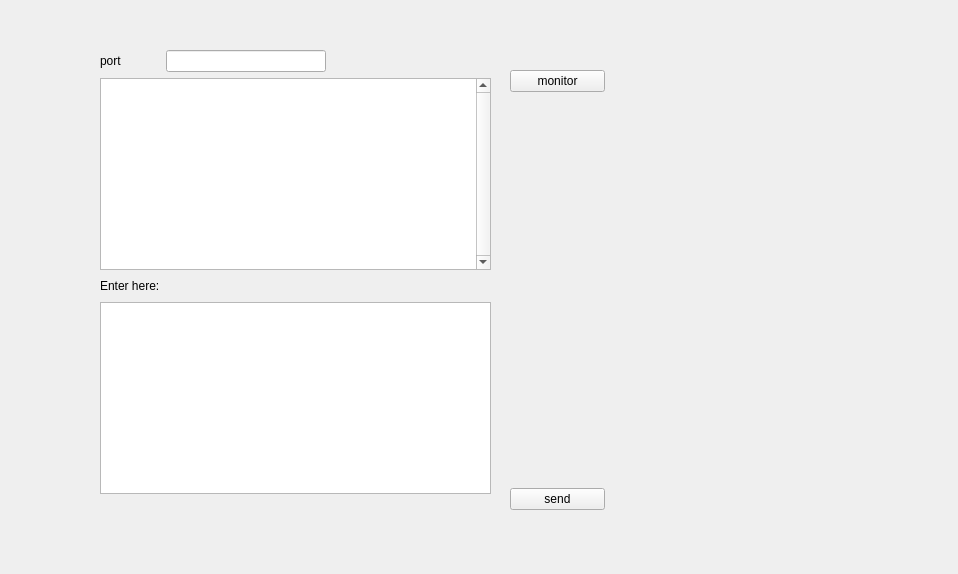
<?xml version="1.0" encoding="UTF-8"?>
<ui version="4.0">
 <class>chat_server</class>
 <widget class="QWidget" name="chat_server">
  <property name="geometry">
   <rect>
    <x>0</x>
    <y>0</y>
    <width>958</width>
    <height>574</height>
   </rect>
  </property>
  <property name="windowTitle">
   <string>Form</string>
  </property>
  <widget class="QWidget" name="layoutWidget">
   <property name="geometry">
    <rect>
     <x>100</x>
     <y>50</y>
     <width>391</width>
     <height>444</height>
    </rect>
   </property>
   <layout class="QGridLayout" name="gridLayout">
    <item row="2" column="1">
     <spacer name="verticalSpacer_2">
      <property name="orientation">
       <enum>Qt::Vertical</enum>
      </property>
      <property name="sizeHint" stdset="0">
       <size>
        <width>20</width>
        <height>18</height>
       </size>
      </property>
     </spacer>
    </item>
    <item row="3" column="0" colspan="3">
     <widget class="QTextEdit" name="textEdit"/>
    </item>
    <item row="1" column="0" colspan="3">
     <widget class="QTextBrowser" name="textBrowser">
      <property name="verticalScrollBarPolicy">
       <enum>Qt::ScrollBarAlwaysOn</enum>
      </property>
     </widget>
    </item>
    <item row="0" column="1">
     <widget class="QLineEdit" name="lineEdit_Port"/>
    </item>
    <item row="0" column="0">
     <widget class="QLabel" name="label_3">
      <property name="text">
       <string>port</string>
      </property>
     </widget>
    </item>
    <item row="2" column="2">
     <spacer name="horizontalSpacer_2">
      <property name="orientation">
       <enum>Qt::Horizontal</enum>
      </property>
      <property name="sizeHint" stdset="0">
       <size>
        <width>128</width>
        <height>20</height>
       </size>
      </property>
     </spacer>
    </item>
    <item row="2" column="0">
     <widget class="QLabel" name="label_2">
      <property name="text">
       <string>Enter here:</string>
      </property>
     </widget>
    </item>
   </layout>
  </widget>
  <widget class="QWidget" name="layoutWidget_2">
   <property name="geometry">
    <rect>
     <x>510</x>
     <y>70</y>
     <width>95</width>
     <height>440</height>
    </rect>
   </property>
   <layout class="QVBoxLayout" name="verticalLayout">
    <item>
     <widget class="QPushButton" name="pushButton_Listen">
      <property name="text">
       <string>monitor</string>
      </property>
     </widget>
    </item>
    <item>
     <spacer name="verticalSpacer">
      <property name="orientation">
       <enum>Qt::Vertical</enum>
      </property>
      <property name="sizeHint" stdset="0">
       <size>
        <width>20</width>
        <height>368</height>
       </size>
      </property>
     </spacer>
    </item>
    <item>
     <widget class="QPushButton" name="pushButton_Send">
      <property name="text">
       <string>send</string>
      </property>
      <property name="shortcut">
       <string>Ctrl+Return</string>
      </property>
     </widget>
    </item>
   </layout>
  </widget>
 </widget>
 <resources/>
 <connections/>
</ui>
